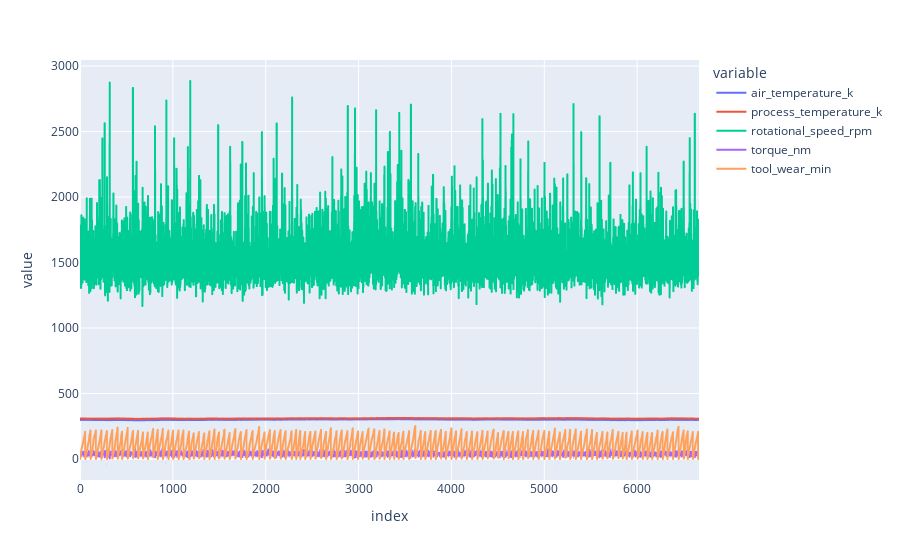

Source (notebook cell):
### Code cell
px.line(df_numericas)

### Figure 1 — Plotly figure (JSON) as saved in the notebook; plotly's stock layout.template omitted (floating-point values rounded to 4 significant figures; data arrays with more than 128 entries replaced by an {"elided": "..."} marker saying what was removed)
{"data": [{"hovertemplate": "variable=air_temperature_k<br>index=%{x}<br>value=%{y}<extra></extra>", "legendgroup": "air_temperature_k", "line": {"color": "#636efa", "dash": "solid"}, "marker": {"symbol": "circle"}, "mode": "lines", "name": "air_temperature_k", "showlegend": true, "type": "scattergl", "x": {"elided": "6667 int values"}, "xaxis": "x", "y": {"elided": "6667 float values"}, "yaxis": "y"}, {"hovertemplate": "variable=process_temperature_k<br>index=%{x}<br>value=%{y}<extra></extra>", "legendgroup": "process_temperature_k", "line": {"color": "#EF553B", "dash": "solid"}, "marker": {"symbol": "circle"}, "mode": "lines", "name": "process_temperature_k", "showlegend": true, "type": "scattergl", "x": {"elided": "6667 int values"}, "xaxis": "x", "y": {"elided": "6667 float values"}, "yaxis": "y"}, {"hovertemplate": "variable=rotational_speed_rpm<br>index=%{x}<br>value=%{y}<extra></extra>", "legendgroup": "rotational_speed_rpm", "line": {"color": "#00cc96", "dash": "solid"}, "marker": {"symbol": "circle"}, "mode": "lines", "name": "rotational_speed_rpm", "showlegend": true, "type": "scattergl", "x": {"elided": "6667 int values"}, "xaxis": "x", "y": {"elided": "6667 int values"}, "yaxis": "y"}, {"hovertemplate": "variable=torque_nm<br>index=%{x}<br>value=%{y}<extra></extra>", "legendgroup": "torque_nm", "line": {"color": "#ab63fa", "dash": "solid"}, "marker": {"symbol": "circle"}, "mode": "lines", "name": "torque_nm", "showlegend": true, "type": "scattergl", "x": {"elided": "6667 int values"}, "xaxis": "x", "y": {"elided": "6667 float values"}, "yaxis": "y"}, {"hovertemplate": "variable=tool_wear_min<br>index=%{x}<br>value=%{y}<extra></extra>", "legendgroup": "tool_wear_min", "line": {"color": "#FFA15A", "dash": "solid"}, "marker": {"symbol": "circle"}, "mode": "lines", "name": "tool_wear_min", "showlegend": true, "type": "scattergl", "x": {"elided": "6667 int values"}, "xaxis": "x", "y": {"elided": "6667 int values"}, "yaxis": "y"}], "layout": {"legend": {"title": {"text": "variable"}, "tracegroupgap": 0}, "margin": {"t": 60}, "xaxis": {"anchor": "y", "domain": [0, 1], "title": {"text": "index"}}, "yaxis": {"anchor": "x", "domain": [0, 1], "title": {"text": "value"}}}}
